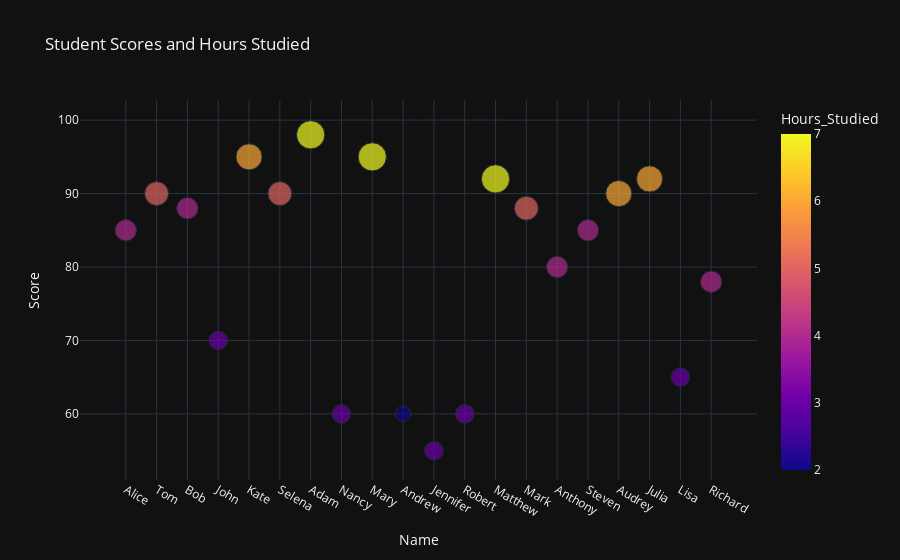

Notebook code for this chart:
### Code cell
# Adding color and size based on another variable
fig = px.scatter(df, x='Name', y='Score', size='Hours_Studied', color='Hours_Studied',
                 title='Student Scores and Hours Studied', hover_name='Name')
fig.show()

### Figure 1 — Plotly figure (JSON) as saved in the notebook; plotly's stock layout.template omitted (floating-point values rounded to 4 significant figures)
{"data": [{"hovertemplate": "<b>%{hovertext}</b><br><br>Name=%{x}<br>Score=%{y}<br>Hours_Studied=%{marker.color}<extra></extra>", "hovertext": ["Alice", "Tom", "Bob", "John", "Kate", "Selena", "Adam", "Nancy", "Mary", "Andrew", "Jennifer", "Robert", "Matthew", "Mark", "Anthony", "Steven", "Audrey", "Julia", "Lisa", "Richard"], "legendgroup": "", "marker": {"color": [4, 5, 4, 3, 6, 5, 7, 3, 7, 2, 3, 3, 7, 5, 4, 4, 6, 6, 3, 4], "coloraxis": "coloraxis", "size": [4, 5, 4, 3, 6, 5, 7, 3, 7, 2, 3, 3, 7, 5, 4, 4, 6, 6, 3, 4], "sizemode": "area", "sizeref": 0.0175, "symbol": "circle"}, "mode": "markers", "name": "", "orientation": "v", "showlegend": false, "x": ["Alice", "Tom", "Bob", "John", "Kate", "Selena", "Adam", "Nancy", "Mary", "Andrew", "Jennifer", "Robert", "Matthew", "Mark", "Anthony", "Steven", "Audrey", "Julia", "Lisa", "Richard"], "xaxis": "x", "y": [85, 90, 88, 70, 95, 90, 98, 60, 95, 60, 55, 60, 92, 88, 80, 85, 90, 92, 65, 78], "yaxis": "y", "type": "scatter"}], "layout": {"xaxis": {"anchor": "y", "domain": [0.0, 1.0], "title": {"text": "Name"}}, "yaxis": {"anchor": "x", "domain": [0.0, 1.0], "title": {"text": "Score"}}, "coloraxis": {"colorbar": {"title": {"text": "Hours_Studied"}}, "colorscale": [[0.0, "#0d0887"], [0.1111, "#46039f"], [0.2222, "#7201a8"], [0.3333, "#9c179e"], [0.4444, "#bd3786"], [0.5556, "#d8576b"], [0.6667, "#ed7953"], [0.7778, "#fb9f3a"], [0.8889, "#fdca26"], [1.0, "#f0f921"]]}, "legend": {"tracegroupgap": 0, "itemsizing": "constant"}, "title": {"text": "Student Scores and Hours Studied"}}}
